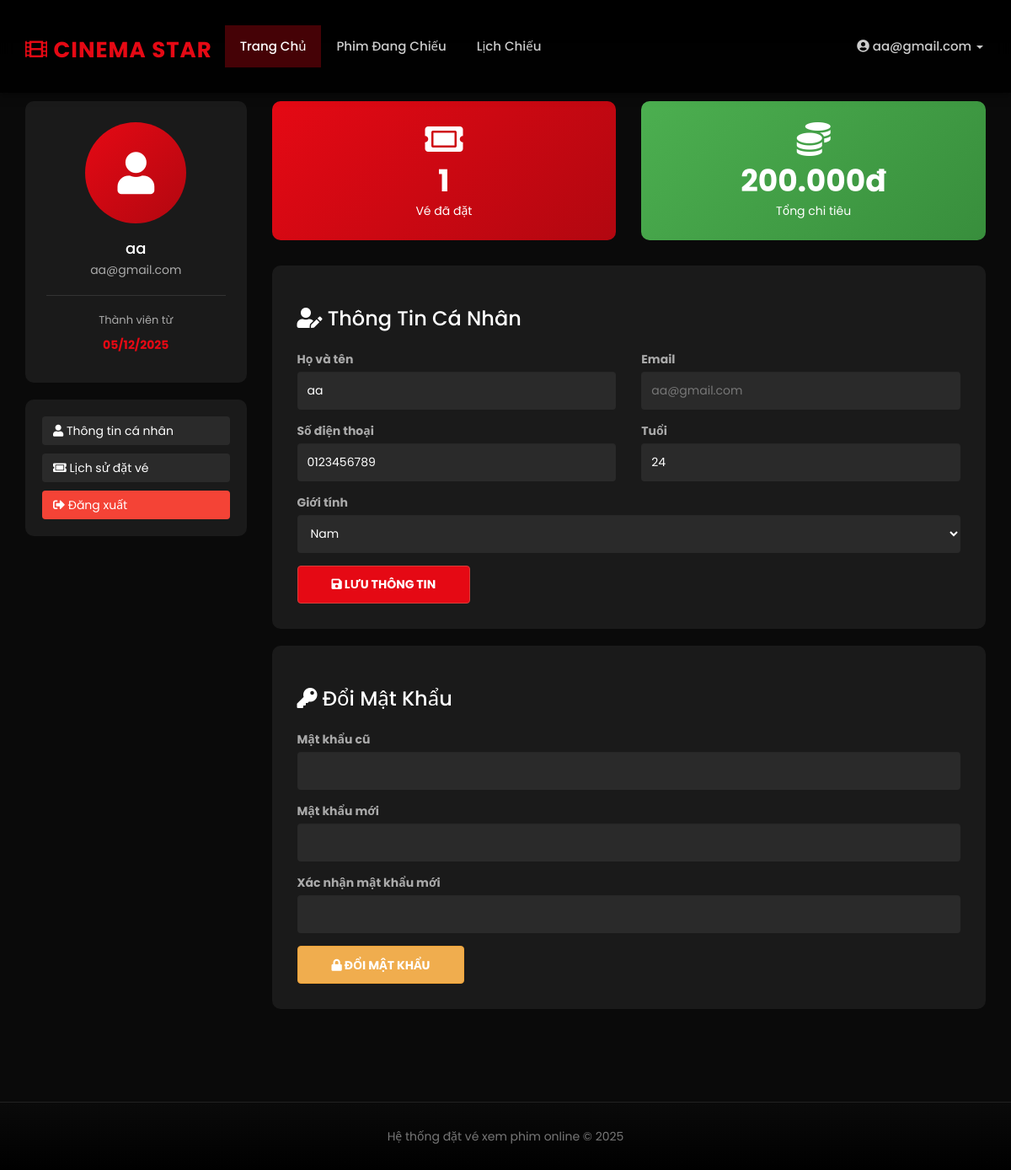
/profile.php (signed in), run on the app's committed database.
### tables this page shows
CREATE TABLE IF NOT EXISTS `tbl_registration` (
  `user_id` int(11) NOT NULL AUTO_INCREMENT,
  `name` varchar(100) NOT NULL,
  `email` varchar(100) NOT NULL,
  `phone` varchar(20) DEFAULT NULL,
  `age` int(11) DEFAULT NULL,
  `gender` enum('Male','Female','Other') DEFAULT 'Male',
  `created_at` timestamp NOT NULL DEFAULT current_timestamp(),
  PRIMARY KEY (`user_id`),
  UNIQUE KEY `email` (`email`)
);

### profile.php (the view, shortened to what this page needs)
<?php
include('header.php');
$user_id = $_SESSION['user'];
$user_qry = mysqli_query($con, "SELECT * FROM tbl_registration WHERE user_id='$user_id'");
$user = mysqli_fetch_array($user_qry);
$total_bookings = mysqli_fetch_array(mysqli_query($con, "SELECT COUNT(*) as total FROM tbl_bookings WHERE user_id='$user_id'"))['total'];
$total_spent = mysqli_fetch_array(mysqli_query($con, "SELECT SUM(total_amount) as total FROM tbl_bookings WHERE user_id='$user_id' AND status='confirmed'"))['total'] ?? 0;
?>
<div class="container" style="margin-top: 30px; margin-bottom: 50px;">
    <div class="row">
        <div class="col-md-3">
            <div style="background: #1a1a1a; padding: 25px; border-radius: 10px; text-align: center;">
                <div style="width: 120px; height: 120px; margin: 0 auto 20px; background: linear-gradient(135deg, #e50914, #b20710); border-radius: 50%; display: flex; align-items: center; justify-content: center;">
                    <i class="fas fa-user" style="font-size: 50px; color: #fff;"></i>
                </div>
                <h4 style="color: #fff; margin-bottom: 5px;"><?php echo htmlspecialchars($user['name']);?></h4>
                <p style="color: #aaa; font-size: 14px; margin-bottom: 20px;"><?php echo htmlspecialchars($user['email']);?></p>
                <div style="border-top: 1px solid #333; padding-top: 20px; margin-top: 20px;">
                    <p style="color: #aaa; font-size: 13px; margin-bottom: 10px;">Thành viên từ</p>
                    <p style="color: #e50914; font-weight: bold;"><?php echo date('d/m/Y', strtotime($user['created_at']));?></p>
                </div>
            </div>
            <div style="background: #1a1a1a; padding: 20px; border-radius: 10px; margin-top: 20px;">
                <a href="profile.php" class="btn btn-block" style="background: #2a2a2a; color: #fff; margin-bottom: 10px; text-align: left;">
                    <i class="fas fa-user"></i> Thông tin cá nhân
                </a>
                <a href="booking_history.php" class="btn btn-block" style="background: #2a2a2a; color: #fff; margin-bottom: 10px; text-align: left;">
                    <i class="fas fa-ticket-alt"></i> Lịch sử đặt vé
                </a>
                <a href="logout.php" class="btn btn-block" style="background: #f44336; color: #fff; text-align: left;">
                    <i class="fas fa-sign-out-alt"></i> Đăng xuất
                </a>
            </div>
        </div>
        <div class="col-md-9">
            <div class="row" style="margin-bottom: 30px;">
                <div class="col-md-6">
                    <div style="background: linear-gradient(135deg, #e50914, #b20710); padding: 25px; border-radius: 10px; text-align: center;">
                        <i class="fas fa-ticket-alt" style="font-size: 40px; color: #fff; margin-bottom: 10px;"></i>
                        <h3 style="color: #fff; margin: 0; font-size: 36px; font-weight: bold;"><?php echo $total_bookings;?></h3>
                        <p style="color: #fff; margin: 5px 0 0 0;">Vé đã đặt</p>
                    </div>
                </div>
                <div class="col-md-6">
                    <div style="background: linear-gradient(135deg, #4CAF50, #388E3C); padding: 25px; border-radius: 10px; text-align: center;">
                        <i class="fas fa-coins" style="font-size: 40px; color: #fff; margin-bottom: 10px;"></i>
                        <h3 style="color: #fff; margin: 0; font-size: 36px; font-weight: bold;"><?php echo number_format($total_spent, 0, ',', '.');?>đ</h3>
                        <p style="color: #fff; margin: 5px 0 0 0;">Tổng chi tiêu</p>
                    </div>
                </div>
            </div>
            <div style="background: #1a1a1a; padding: 30px; border-radius: 10px;">
                <h3 style="color: #fff; margin-bottom: 25px;">
                    <i class="fas fa-user-edit"></i> Thông Tin Cá Nhân
                </h3>
                <form method="POST" action="">
                    <div class="row">
                        <div class="col-md-6">
                            <div class="form-group">
                                <label style="color: #aaa;">Họ và tên</label>
                                <input type="text" name="name" class="form-control" value="<?php echo htmlspecialchars($user['name']);?>" style="background: #2a2a2a; border: none; color: #fff; height: 45px;" required>
                            </div>
                        </div>
                        <div class="col-md-6">
                            <div class="form-group">
                                <label style="color: #aaa;">Email</label>
                                <input type="email" class="form-control" value="<?php echo htmlspecialchars($user['email']);?>" style="background: #2a2a2a; border: none; color: #777; height: 45px;" disabled>
                            </div>
                        </div>
                    </div>
                    <div class="row">
                        <div class="col-md-6">
                            <div class="form-group">
                                <label style="color: #aaa;">Số điện thoại</label>
                                <input type="text" name="phone" class="form-control" value="<?php echo htmlspecialchars($user['phone']);?>" style="background: #2a2a2a; border: none; color: #fff; height: 45px;">
                            </div>
                        </div>
                        <div class="col-md-6">
                            <div class="form-group">
                                <label style="color: #aaa;">Tuổi</label>
                                <input type="number" name="age" class="form-control" value="<?php echo $user['age'];?>" style="background: #2a2a2a; border: none; color: #fff; height: 45px;">
                            </div>
                        </div>
                    </div>
                    <div class="form-group">
                        <label style="color: #aaa;">Giới tính</label>
                        <select name="gender" class="form-control" style="background: #2a2a2a; border: none; color: #fff; height: 45px;">
                            <option value="Male" <?php echo $user['gender']=='Male'?'selected':'';?>>Nam</option>
                        </select>
                    </div>
                    <button type="submit" name="update_profile" class="btn btn-danger" style="background: #e50914; height: 45px; padding: 0 40px; font-weight: bold;">
                        <i class="fas fa-save"></i> LƯU THÔNG TIN
                    </button>
                </form>
            </div>
            <div style="background: #1a1a1a; padding: 30px; border-radius: 10px; margin-top: 20px;">
                <h3 style="color: #fff; margin-bottom: 25px;">
                    <i class="fas fa-key"></i> Đổi Mật Khẩu
                </h3>
                <form method="POST" action="">
                    <div class="form-group">
                        <label style="color: #aaa;">Mật khẩu cũ</label>
                        <input type="password" name="old_password" class="form-control" style="background: #2a2a2a; border: none; color: #fff; height: 45px;" required>
                    </div>
                    <div class="form-group">
                        <label style="color: #aaa;">Mật khẩu mới</label>
                        <input type="password" name="new_password" class="form-control" style="background: #2a2a2a; border: none; color: #fff; height: 45px;" required>
                    </div>
                    <div class="form-group">
                        <label style="color: #aaa;">Xác nhận mật khẩu mới</label>
                        <input type="password" name="confirm_password" class="form-control" style="background: #2a2a2a; border: none; color: #fff; height: 45px;" required>
                    </div>
                    <button type="submit" name="change_password" class="btn btn-warning" style="height: 45px; padding: 0 40px; font-weight: bold;">
                        <i class="fas fa-lock"></i> ĐỔI MẬT KHẨU
                    </button>
                </form>
            </div>
        </div>
    </div>
</div>
<?php include('footer.php'); ?>

### css/style.css (style rules this page uses)
* { margin: 0; padding: 0; box-sizing: border-box; }
body { font-family: 'Poppins', 'Segoe UI', sans-serif; background-color: #0a0a0a !important; color: #e0e0e0; overflow-x: hidden; }
.container { padding-top: 30px; padding-bottom: 30px; }

### data on the page
tbl_registration: name "aa", email "aa@gmail.com", created_at "05/12/2025", phone "0123456789", age "24", gender "Nam"

### other printed values
$_SESSION['user_name'] "aa@gmail.com"
$total_bookings "1"
$total_spent "200.000"
